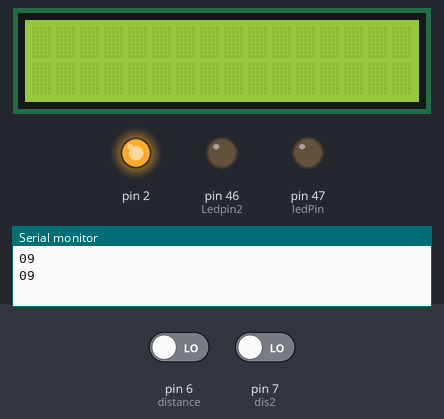
Simulated run of this sketch. Board: Arduino Mega 2560, built with avr-gcc and run on an emulated ATmega2560. On the bench: 16×2 character LCD, output pins drawn as LEDs (lit = HIGH), the last lines printed to the serial monitor. Inputs (shaded band) come from the test bench; at power-on: pin 6 (distance) LOW, pin 7 (dis2) LOW. Pins used as bus, display or sensor lines are not drawn.

Above: at 1.3 s.
1.4 s: pin 6 (distance) driven HIGH
At 3.1 s:
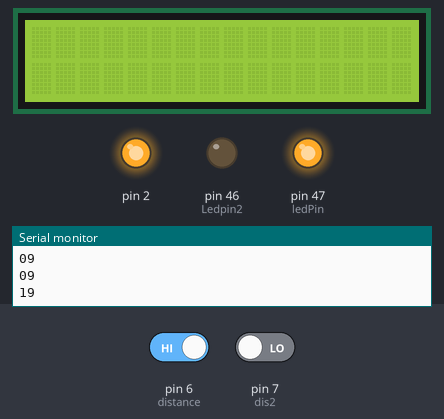
3.6 s: pin 7 (dis2) driven HIGH
At 5.3 s:
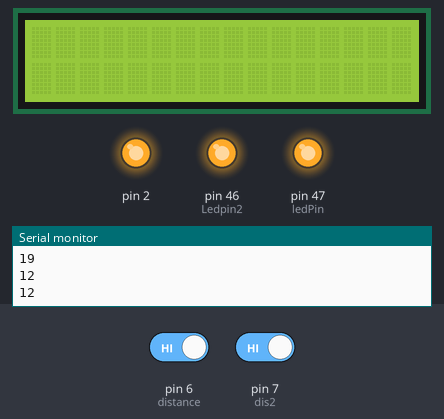
5.7 s: pin 6 (distance) driven LOW
At 7.4 s:
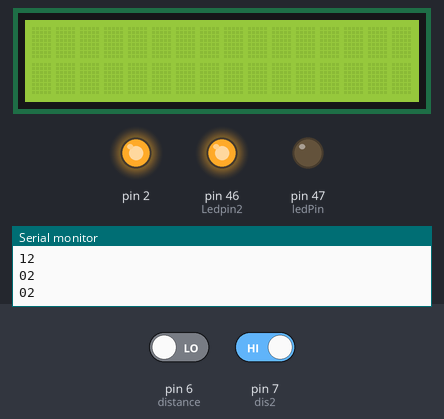
Timing chart, 0 to 8.9 s (numbered marks = the images above; inputs shaded):
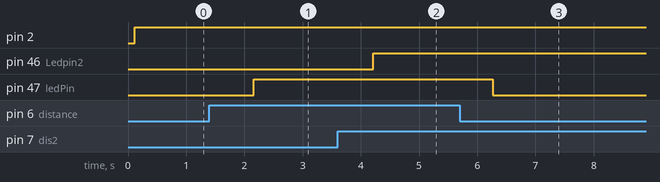

Measured:
- after the input at 1.4 s, pin 47 (ledPin): LOW → HIGH after 0.76 s
- after the input at 3.6 s, pin 46 (Ledpin2): LOW → HIGH after 0.61 s
- after the input at 5.7 s, pin 47 (ledPin): HIGH → LOW after 0.56 s

The sketch:

lcd_ldr_rfid.ino
```cpp
#define ledPin=47;
#define Ledpin2=46;

#include <LiquidCrystal.h>
const int rs = 30, en = 12, d4 = 11, d5 = 40, d6 = 3, d7 = 42;
LiquidCrystal lcd(rs, en, d4, d5, d6, d7);
int const IrSensor=A1;

const byte numChars = 32;
char receivedChars[numChars]; // an array to store the received data
boolean newData = false;

#include <SPI.h>
#include <MFRC522.h>

#define SS_PIN 53
#define RST_PIN 5
MFRC522 mfrc522(SS_PIN, RST_PIN);

const int distance=6;
const int dis2=7;

void setup() {
  lcd.begin(16, 2);

  Serial.begin(9600);        // Initialize serial communications with the PC
 pinMode(2,OUTPUT);
 pinMode(distance,INPUT);
pinMode(47,OUTPUT);
pinMode(dis2,INPUT);
pinMode(46,OUTPUT);
SPI.begin();      // Initiate  SPI bus
  mfrc522.PCD_Init();   // Initiate MFRC522
  //Serial.println("Approximate your card to the reader...");
  //Serial.println();


}

void loop() {

  digitalWrite(2,HIGH);
  if (digitalRead(distance)==HIGH){
    digitalWrite(47,HIGH);
    Serial.print("1");
  }
  else{
    digitalWrite(47,LOW);
    Serial.print("0");
  }
   if(digitalRead(dis2)==HIGH){
    digitalWrite(46,HIGH);
    Serial.print("2");
   }
    else{
      digitalWrite(46,LOW);
      Serial.print("9");
    }
    Serial.println();

    //lcd.clear();
    //lcd.setCursor(0,0);
    //lcd.write("Free Slots: ");
    //while (Serial.available()>0){
    //lcd.write(Serial.read());
    //}
    delay(1000);

//Serial.println(analogRead(IrSensor));


    if ( ! mfrc522.PICC_IsNewCardPresent())
  {
    return;
  }
  // Select one of the cards
  if ( ! mfrc522.PICC_ReadCardSerial())
  {
    return;
  }
  //Show UID on serial monitor
  //lcd.clear();
  //lcd.print("ID:");
  String content= "";
  byte letter;
  Serial.print("ID: ");
  for (byte i = 0; i < mfrc522.uid.size; i++)
  {
     //lcd.setCursor(0,1);
     //lcd.print(mfrc522.uid.uidByte[i] < 0x10 ? " 0" : " ");
     //lcd.print(mfrc522.uid.uidByte[i], HEX);
     Serial.print(mfrc522.uid.uidByte[i] < 0x10 ? " 0" : " ");
     Serial.print(mfrc522.uid.uidByte[i], HEX);
     content.concat(String(mfrc522.uid.uidByte[i] < 0x10 ? " 0" : " "));
     content.concat(String(mfrc522.uid.uidByte[i], HEX));
  }
  Serial.println();
  lcd.clear();
  delay(1500);
    lcd.setCursor(0,0);
    //lcd.print("Hello ");
    if (Serial.available()){
      while(Serial.available()){
      lcd.write(Serial.read());
    }}

    delay(1000);

    lcd.setCursor(0,1);
    if (Serial.available()){
      while(Serial.available()){
      lcd.write(Serial.read());
    }
    }


    delay(4000);
    while(Serial.available()){Serial.read();}
    lcd.clear();


}
```
